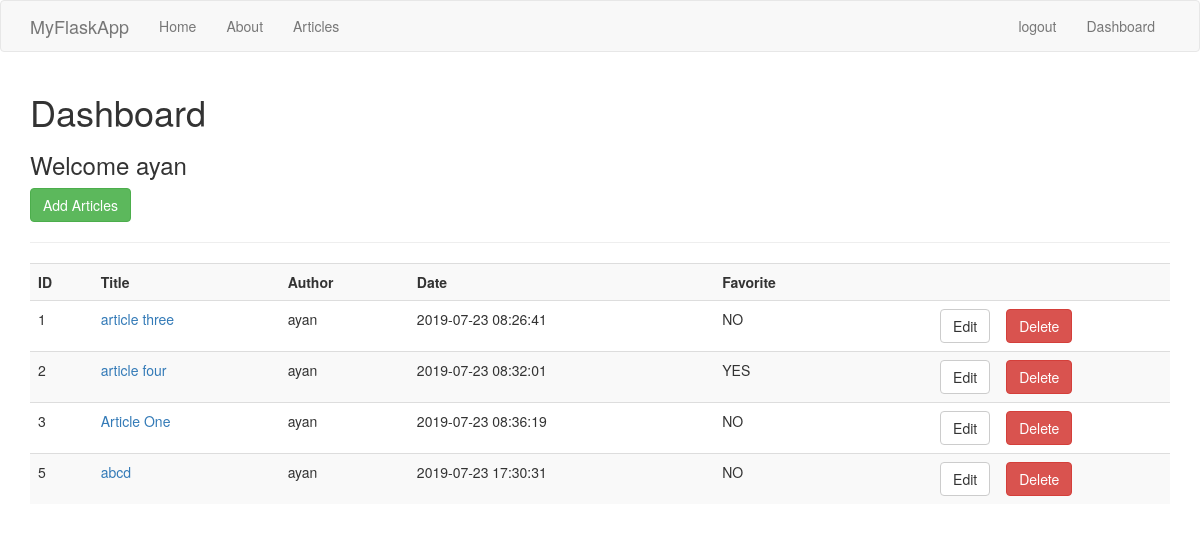
Page /dashboard (signed in) on the earlier database version.
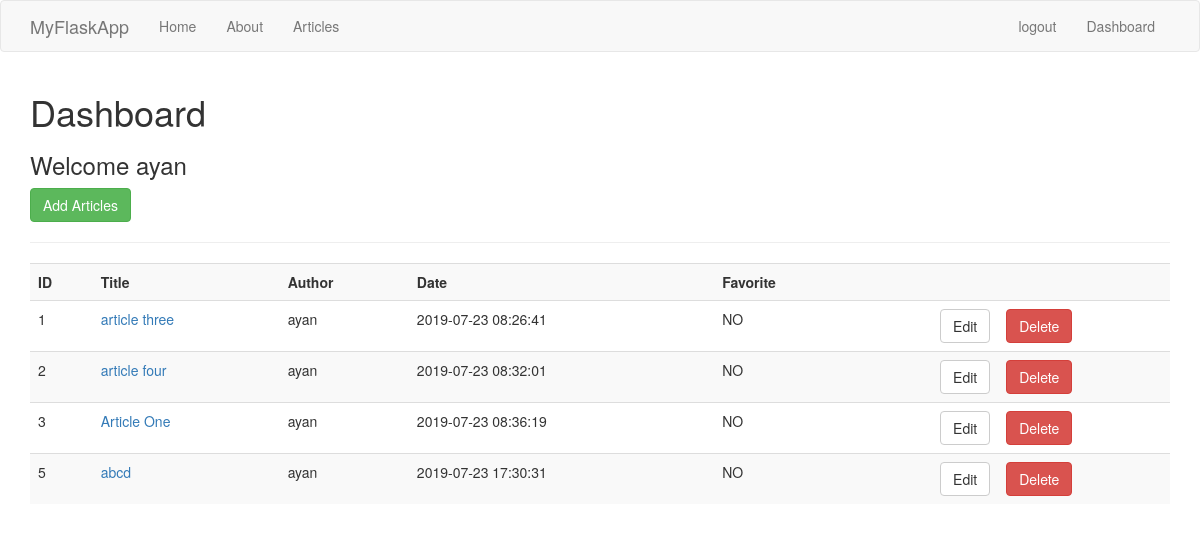
Same page on the later database version.
### tables this page shows
CREATE TABLE articles_fav (id INTEGER PRIMARY KEY AUTOINCREMENT, title varchar(255),
author varchar(100), body varchar(100), fav bit NOT NULL DEFAULT(0), create_date TIMESTAMP DEFAULT CURRENT_TIMESTAMP NOT NULL);

### firstApp.py (the view)
@app.route('/dashboard')
@is_logged_in
def dashboard():
    connection = sqlite3.connect('db/articles_fav.db')
    cursor = connection.cursor()
    result = cursor.execute("Select * from articles_fav")
    articles = cursor.fetchall()
    if result:
        Article = []
        for i in articles:
            if i[2] == session['username']:
                Article.append(i)
        return render_template('dashboard.html', articles=Article)
    else:
        return render_template('dashboard.html', msg = "No data found")

### firstApp.py (called while the page is built)
def is_logged_in(f):
    @wraps(f)
    def wrap(*args, **kwargs):
        if 'logged_in' in session:
            return f(*args, **kwargs)
        else:
            flash('Unauthorized, Please login', 'danger')
            return redirect(url_for('login'))
    return wrap

### templates/dashboard.html (shortened to what this page needs)
{% extends 'layout.html' %}
{% block body %}
  <h1>Dashboard</h1>
  <h3> Welcome {{session.username}} </h3>
  <a class="btn btn-success" href="/add_articles">Add Articles</a>
  <hr>
  <table class="table table-striped">
      <tr>
        <th>ID</th>
        <th>Title</th>
        <th>Author</th>
        <th>Date</th>
        <th>Favorite</th>
        <th></th>
        <th></th>
      </tr>
      {% for article in articles %}
        <tr>
          <td>{{article[0]}}</td>
          <td><a href="article/{{article[0]}}">{{article[1]}}</a></td>
          <td>{{article[2]}}</td>
          <td>{{article[5]}}</td>
          {% if article[4]==0 %}
            <td>NO</td>
          {% else %}
            <td>YES</td>
          {% endif %}
          <td><a href="/edit_article/{{article[0]}}" class="btn btn-default pull-right">Edit</a></td>
          <td>
            <form action="{{url_for('delete_article', id=article[0])}}" method="post">
              <input type="submit" value="Delete" class="btn btn-danger">
            </form>
          </td>
        </tr>
      {% endfor %}
    </table>
{% endblock %}

Differences in the rows shown:
changed articles_fav "article four": fav "YES" → "NO"
